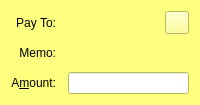
  <widget class="QFrame" name="SendCoins_UnauthenticatedPaymentRequest">
   <property name="palette">
    <palette>
     <active>
      <colorrole role="WindowText">
       <brush brushstyle="SolidPattern">
        <color alpha="255">
         <red>0</red>
         <green>0</green>
         <blue>0</blue>
        </color>
       </brush>
      </colorrole>
      <colorrole role="Button">
       <brush brushstyle="SolidPattern">
        <color alpha="255">
         <red>255</red>
         <green>255</green>
         <blue>127</blue>
        </color>
       </brush>
      </colorrole>
      <colorrole role="Light">
       <brush brushstyle="SolidPattern">
        <color alpha="255">
         <red>255</red>
         <green>255</green>
         <blue>255</blue>
        </color>
       </brush>
      </colorrole>
      <colorrole role="Midlight">
       <brush brushstyle="SolidPattern">
        <color alpha="255">
         <red>255</red>
         <green>255</green>
         <blue>191</blue>
        </color>
       </brush>
      </colorrole>
      <colorrole role="Dark">
       <brush brushstyle="SolidPattern">
        <color alpha="255">
         <red>127</red>
         <green>127</green>
         <blue>63</blue>
        </color>
       </brush>
      </colorrole>
      <colorrole role="Mid">
       <brush brushstyle="SolidPattern">
        <color alpha="255">
         <red>170</red>
         <green>170</green>
         <blue>84</blue>
        </color>
       </brush>
      </colorrole>
      <colorrole role="Text">
       <brush brushstyle="SolidPattern">
        <color alpha="255">
         <red>0</red>
         <green>0</green>
         <blue>0</blue>
        </color>
       </brush>
      </colorrole>
      <colorrole role="BrightText">
       <brush brushstyle="SolidPattern">
        <color alpha="255">
         <red>255</red>
         <green>255</green>
         <blue>255</blue>
        </color>
       </brush>
      </colorrole>
      <colorrole role="ButtonText">
       <brush brushstyle="SolidPattern">
        <color alpha="255">
         <red>0</red>
         <green>0</green>
         <blue>0</blue>
        </color>
       </brush>
      </colorrole>
      <colorrole role="Base">
       <brush brushstyle="SolidPattern">
        <color alpha="255">
         <red>255</red>
         <green>255</green>
         <blue>255</blue>
        </color>
       </brush>
      </colorrole>
      <colorrole role="Window">
       <brush brushstyle="SolidPattern">
        <color alpha="255">
         <red>255</red>
         <green>255</green>
         <blue>127</blue>
        </color>
       </brush>
      </colorrole>
      <colorrole role="Shadow">
       <brush brushstyle="SolidPattern">
        <color alpha="255">
         <red>0</red>
         <green>0</green>
         <blue>0</blue>
        </color>
       </brush>
      </colorrole>
      <colorrole role="AlternateBase">
       <brush brushstyle="SolidPattern">
        <color alpha="255">
         <red>255</red>
         <green>255</green>
         <blue>191</blue>
        </color>
       </brush>
      </colorrole>
      <colorrole role="ToolTipBase">
       <brush brushstyle="SolidPattern">
        <color alpha="255">
         <red>255</red>
         <green>255</green>
         <blue>220</blue>
        </color>
       </brush>
      </colorrole>
      <colorrole role="ToolTipText">
       <brush brushstyle="SolidPattern">
        <color alpha="255">
         <red>0</red>
         <green>0</green>
         <blue>0</blue>
        </color>
       </brush>
      </colorrole>
     </active>
     <inactive>
      <colorrole role="WindowText">
       <brush brushstyle="SolidPattern">
        <color alpha="255">
         <red>0</red>
         <green>0</green>
         <blue>0</blue>
        </color>
       </brush>
      </colorrole>
      <colorrole role="Button">
       <brush brushstyle="SolidPattern">
        <color alpha="255">
         <red>255</red>
         <green>255</green>
         <blue>127</blue>
        </color>
       </brush>
      </colorrole>
      <colorrole role="Light">
       <brush brushstyle="SolidPattern">
        <color alpha="255">
         <red>255</red>
         <green>255</green>
         <blue>255</blue>
        </color>
       </brush>
      </colorrole>
      <colorrole role="Midlight">
       <brush brushstyle="SolidPattern">
        <color alpha="255">
         <red>255</red>
         <green>255</green>
         <blue>191</blue>
        </color>
       </brush>
      </colorrole>
      <colorrole role="Dark">
       <brush brushstyle="SolidPattern">
        <color alpha="255">
         <red>127</red>
         <green>127</green>
         <blue>63</blue>
        </color>
       </brush>
      </colorrole>
      <colorrole role="Mid">
       <brush brushstyle="SolidPattern">
        <color alpha="255">
         <red>170</red>
         <green>170</green>
         <blue>84</blue>
        </color>
       </brush>
      </colorrole>
      <colorrole role="Text">
       <brush brushstyle="SolidPattern">
        <color alpha="255">
         <red>0</red>
         <green>0</green>
         <blue>0</blue>
        </color>
       </brush>
      </colorrole>
      <colorrole role="BrightText">
       <brush brushstyle="SolidPattern">
        <color alpha="255">
         <red>255</red>
         <green>255</green>
         <blue>255</blue>
        </color>
       </brush>
      </colorrole>
      <colorrole role="ButtonText">
       <brush brushstyle="SolidPattern">
        <color alpha="255">
         <red>0</red>
         <green>0</green>
         <blue>0</blue>
        </color>
       </brush>
      </colorrole>
      <colorrole role="Base">
       <brush brushstyle="SolidPattern">
        <color alpha="255">
         <red>255</red>
         <green>255</green>
         <blue>255</blue>
        </color>
       </brush>
      </colorrole>
      <colorrole role="Window">
       <brush brushstyle="SolidPattern">
        <color alpha="255">
         <red>255</red>
         <green>255</green>
         <blue>127</blue>
        </color>
       </brush>
      </colorrole>
      <colorrole role="Shadow">
       <brush brushstyle="SolidPattern">
        <color alpha="255">
         <red>0</red>
         <green>0</green>
         <blue>0</blue>
        </color>
       </brush>
      </colorrole>
      <colorrole role="AlternateBase">
       <brush brushstyle="SolidPattern">
        <color alpha="255">
         <red>255</red>
         <green>255</green>
         <blue>191</blue>
        </color>
       </brush>
      </colorrole>
      <colorrole role="ToolTipBase">
       <brush brushstyle="SolidPattern">
        <color alpha="255">
         <red>255</red>
         <green>255</green>
         <blue>220</blue>
        </color>
       </brush>
      </colorrole>
      <colorrole role="ToolTipText">
       <brush brushstyle="SolidPattern">
        <color alpha="255">
         <red>0</red>
         <green>0</green>
         <blue>0</blue>
        </color>
       </brush>
      </colorrole>
     </inactive>
     <disabled>
      <colorrole role="WindowText">
       <brush brushstyle="SolidPattern">
        <color alpha="255">
         <red>127</red>
         <green>127</green>
         <blue>63</blue>
        </color>
       </brush>
      </colorrole>
      <colorrole role="Button">
       <brush brushstyle="SolidPattern">
        <color alpha="255">
         <red>255</red>
         <green>255</green>
         <blue>127</blue>
        </color>
       </brush>
      </colorrole>
      <colorrole role="Light">
       <brush brushstyle="SolidPattern">
        <color alpha="255">
         <red>255</red>
         <green>255</green>
         <blue>255</blue>
        </color>
       </brush>
      </colorrole>
      <colorrole role="Midlight">
       <brush brushstyle="SolidPattern">
        <color alpha="255">
         <red>255</red>
         <green>255</green>
         <blue>191</blue>
        </color>
       </brush>
      </colorrole>
      <colorrole role="Dark">
       <brush brushstyle="SolidPattern">
        <color alpha="255">
         <red>127</red>
         <green>127</green>
         <blue>63</blue>
        </color>
       </brush>
      </colorrole>
      <colorrole role="Mid">
       <brush brushstyle="SolidPattern">
        <color alpha="255">
         <red>170</red>
         <green>170</green>
         <blue>84</blue>
        </color>
       </brush>
      </colorrole>
      <colorrole role="Text">
       <brush brushstyle="SolidPattern">
        <color alpha="255">
         <red>127</red>
         <green>127</green>
         <blue>63</blue>
        </color>
       </brush>
      </colorrole>
      <colorrole role="BrightText">
       <brush brushstyle="SolidPattern">
        <color alpha="255">
         <red>255</red>
         <green>255</green>
         <blue>255</blue>
        </color>
       </brush>
      </colorrole>
      <colorrole role="ButtonText">
       <brush brushstyle="SolidPattern">
        <color alpha="255">
         <red>127</red>
         <green>127</green>
         <blue>63</blue>
        </color>
       </brush>
      </colorrole>
      <colorrole role="Base">
       <brush brushstyle="SolidPattern">
        <color alpha="255">
         <red>255</red>
         <green>255</green>
         <blue>127</blue>
        </color>
       </brush>
      </colorrole>
      <colorrole role="Window">
       <brush brushstyle="SolidPattern">
        <color alpha="255">
         <red>255</red>
         <green>255</green>
         <blue>127</blue>
        </color>
       </brush>
      </colorrole>
      <colorrole role="Shadow">
       <brush brushstyle="SolidPattern">
        <color alpha="255">
         <red>0</red>
         <green>0</green>
         <blue>0</blue>
        </color>
       </brush>
      </colorrole>
      <colorrole role="AlternateBase">
       <brush brushstyle="SolidPattern">
        <color alpha="255">
         <red>255</red>
         <green>255</green>
         <blue>127</blue>
        </color>
       </brush>
      </colorrole>
      <colorrole role="ToolTipBase">
       <brush brushstyle="SolidPattern">
        <color alpha="255">
         <red>255</red>
         <green>255</green>
         <blue>220</blue>
        </color>
       </brush>
      </colorrole>
      <colorrole role="ToolTipText">
       <brush brushstyle="SolidPattern">
        <color alpha="255">
         <red>0</red>
         <green>0</green>
         <blue>0</blue>
        </color>
       </brush>
      </colorrole>
     </disabled>
    </palette>
   </property>
   <property name="toolTip">
    <string>This is an unauthenticated payment request.</string>
   </property>
   <property name="autoFillBackground">
    <bool>true</bool>
   </property>
   <property name="frameShape">
    <enum>QFrame::NoFrame</enum>
   </property>
   <layout class="QGridLayout" name="gridLayout_is">
    <property name="spacing">
     <number>12</number>
    </property>
    <item row="0" column="0">
     <widget class="QLabel" name="payToLabel_is">
      <property name="text">
       <string>Pay To:</string>
      </property>
      <property name="alignment">
       <set>Qt::AlignRight|Qt::AlignTrailing|Qt::AlignVCenter</set>
      </property>
     </widget>
    </item>
    <item row="0" column="1">
     <layout class="QHBoxLayout" name="payToLayout_is">
      <property name="spacing">
       <number>0</number>
      </property>
      <item>
       <widget class="QLabel" name="payTo_is"/>
      </item>
      <item>
       <widget class="QToolButton" name="deleteButton_is">
        <property name="toolTip">
         <string>Remove this entry</string>
        </property>
        <property name="text">
         <string/>
        </property>
        <property name="icon">
         <iconset resource="../bitcoin.qrc">
          <normaloff>:/icons/remove</normaloff>:/icons/remove</iconset>
        </property>
       </widget>
      </item>
     </layout>
    </item>
    <item row="1" column="0">
     <widget class="QLabel" name="memoLabel_is">
      <property name="text">
       <string>Memo:</string>
      </property>
      <property name="alignment">
       <set>Qt::AlignRight|Qt::AlignTrailing|Qt::AlignVCenter</set>
      </property>
     </widget>
    </item>
    <item row="1" column="1">
     <widget class="QLabel" name="memoTextLabel_is">
      <property name="textFormat">
       <enum>Qt::PlainText</enum>
      </property>
     </widget>
    </item>
    <item row="2" column="0">
     <widget class="QLabel" name="amountLabel_is">
      <property name="text">
       <string>A&amp;mount:</string>
      </property>
      <property name="alignment">
       <set>Qt::AlignRight|Qt::AlignTrailing|Qt::AlignVCenter</set>
      </property>
      <property name="buddy">
       <cstring>payAmount_is</cstring>
      </property>
     </widget>
    </item>
    <item row="2" column="1">
     <widget class="BitcoinAmountField" name="payAmount_is">
      <property name="acceptDrops">
       <bool>false</bool>
      </property>
     </widget>
    </item>
   </layout>
  </widget>
